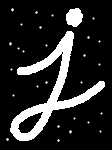
#> input picture j_opening.png, 112 x 150 px, found by its file name
$ python Exemplo02.py
#> lines starting #> are read from the running program, lines starting #| are printed output that depends on the picture; after the words box and inside, x2 and y2 are one past the last pixel; in counts of white or black regions, pixels touching at a corner belong together
# coding=utf-8
import cv2
import numpy as np
from matplotlib import pyplot as plt

kernel = np.ones((5,5),np.uint8)

img_open = cv2.imread('j_opening.png',0)
#> img_open is the input picture: shape (150, 112); min 0, max 255, mean 40.7

kernel = np.ones((5,5),np.uint)
erosion = cv2.erode(img_open,kernel,iterations = 1)
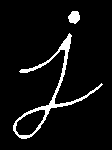
#> erosion: shape (150, 112); 6% white; 2 white regions, box (x1, y1, x2, y2) and area: (13, 33, 103, 139) 898, (68, 11, 80, 24) 117
opening = cv2.dilate(erosion,kernel,iterations = 1)
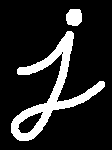
#> opening: shape (150, 112); 15.2% white; 2 white regions, box (x1, y1, x2, y2) and area: (11, 31, 105, 141) 2326, (66, 9, 82, 26) 233

# opening = cv2.morphologyEx(img_open, cv2.MORPH_OPEN, kernel)

img_close = cv2.imread('j_closing.png',0)
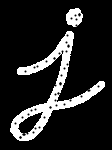
#> input picture j_closing.png, 112 x 150 px, found by its file name
#> img_close is the input picture: shape (150, 112); min 0, max 255, mean 36.7
closing = cv2.morphologyEx(img_close, cv2.MORPH_CLOSE, kernel)

plt.subplot(221), plt.imshow(img_open)
plt.title('Imagem 1')
plt.subplot(222), plt.imshow(opening)
plt.title('Opening')
plt.subplot(223), plt.imshow(img_close)
plt.title('Imagem 2')
plt.subplot(224), plt.imshow(closing)
plt.title('Closing')

plt.tight_layout()
plt.show()
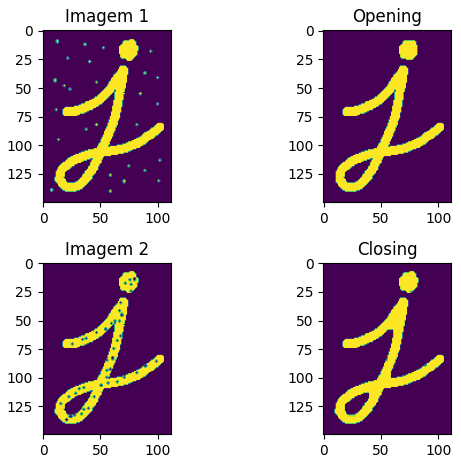
#> figure drawn by matplotlib, 4 panels
